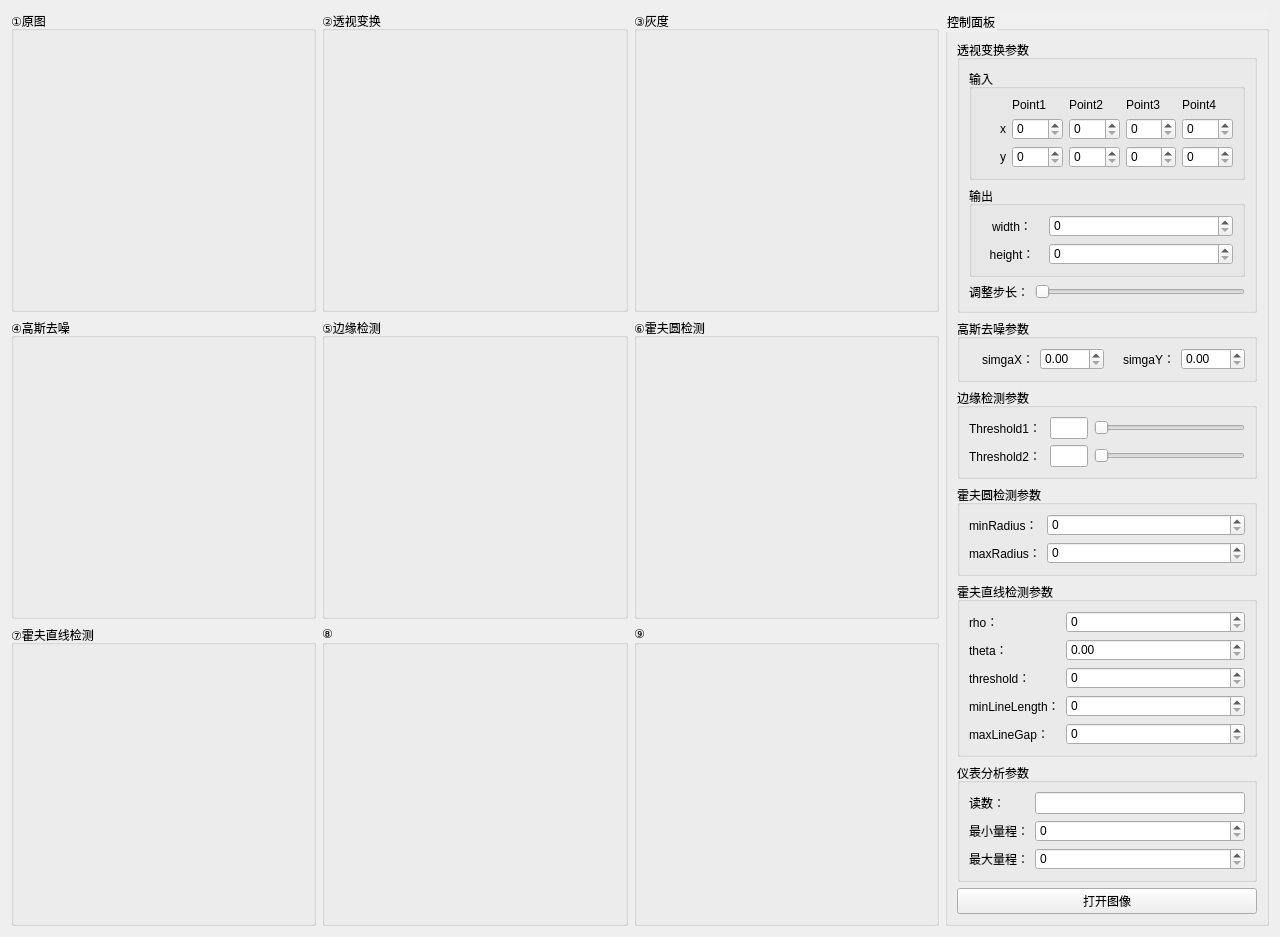
<?xml version="1.0" encoding="UTF-8"?>
<ui version="4.0">
 <class>Widget</class>
 <widget class="QWidget" name="Widget">
  <property name="geometry">
   <rect>
    <x>0</x>
    <y>0</y>
    <width>1280</width>
    <height>720</height>
   </rect>
  </property>
  <property name="windowTitle">
   <string>Widget</string>
  </property>
  <layout class="QGridLayout" name="gridLayout">
   <item row="0" column="0">
    <widget class="QGroupBox" name="groupBox_1">
     <property name="title">
      <string>①原图</string>
     </property>
     <layout class="QGridLayout" name="gridLayout_53">
      <item row="0" column="0">
       <widget class="PixelViewerWidget" name="pixelViewer_original" native="true"/>
      </item>
     </layout>
    </widget>
   </item>
   <item row="0" column="1">
    <widget class="QGroupBox" name="groupBox_2">
     <property name="title">
      <string>②透视变换</string>
     </property>
     <layout class="QGridLayout" name="gridLayout_64">
      <item row="0" column="0">
       <widget class="PixelViewerWidget" name="pixelViewer_PTtransform" native="true"/>
      </item>
     </layout>
    </widget>
   </item>
   <item row="0" column="2">
    <widget class="QGroupBox" name="groupBox_3">
     <property name="title">
      <string>③灰度</string>
     </property>
     <layout class="QGridLayout" name="gridLayout_49">
      <item row="0" column="0">
       <widget class="PixelViewerWidget" name="pixelViewer_gray" native="true"/>
      </item>
     </layout>
    </widget>
   </item>
   <item row="0" column="3" rowspan="3">
    <widget class="QGroupBox" name="groupBox_panel">
     <property name="styleSheet">
      <string notr="true">   QWidget#groupBox_panel {
background-color: rgba(240, 240, 240, 240);


}</string>
     </property>
     <property name="title">
      <string>控制面板</string>
     </property>
     <layout class="QGridLayout" name="gridLayout_56">
      <item row="2" column="0" colspan="2">
       <widget class="QGroupBox" name="groupBox_ParaEdge">
        <property name="title">
         <string>边缘检测参数</string>
        </property>
        <layout class="QGridLayout" name="gridLayout_58" columnstretch="2,1,4">
         <item row="1" column="0">
          <widget class="QLabel" name="label_45">
           <property name="text">
            <string>Threshold2：</string>
           </property>
          </widget>
         </item>
         <item row="1" column="1">
          <widget class="QLineEdit" name="led_Threshold2"/>
         </item>
         <item row="1" column="2">
          <widget class="QSlider" name="sld_Threshold2">
           <property name="orientation">
            <enum>Qt::Horizontal</enum>
           </property>
          </widget>
         </item>
         <item row="0" column="0">
          <widget class="QLabel" name="label_46">
           <property name="text">
            <string>Threshold1：</string>
           </property>
          </widget>
         </item>
         <item row="0" column="1">
          <widget class="QLineEdit" name="led_Threshold1"/>
         </item>
         <item row="0" column="2">
          <widget class="QSlider" name="sld_Threshold1">
           <property name="orientation">
            <enum>Qt::Horizontal</enum>
           </property>
          </widget>
         </item>
        </layout>
       </widget>
      </item>
      <item row="0" column="0" colspan="2">
       <widget class="QGroupBox" name="groupBox_ParaPT">
        <property name="title">
         <string>透视变换参数</string>
        </property>
        <layout class="QGridLayout" name="gridLayout_60">
         <item row="2" column="0">
          <widget class="QLabel" name="label_2">
           <property name="text">
            <string>调整步长：</string>
           </property>
          </widget>
         </item>
         <item row="2" column="1">
          <widget class="QSlider" name="sld_step">
           <property name="orientation">
            <enum>Qt::Horizontal</enum>
           </property>
          </widget>
         </item>
         <item row="1" column="0" colspan="2">
          <widget class="QGroupBox" name="groupBox_37">
           <property name="title">
            <string>输出</string>
           </property>
           <layout class="QGridLayout" name="gridLayout_62" columnstretch="1,3">
            <item row="0" column="0">
             <widget class="QLabel" name="label_55">
              <property name="text">
               <string>width：</string>
              </property>
              <property name="alignment">
               <set>Qt::AlignCenter</set>
              </property>
             </widget>
            </item>
            <item row="0" column="1">
             <widget class="QSpinBox" name="sb_outPutWidth"/>
            </item>
            <item row="1" column="0">
             <widget class="QLabel" name="label_56">
              <property name="text">
               <string>height：</string>
              </property>
              <property name="alignment">
               <set>Qt::AlignCenter</set>
              </property>
             </widget>
            </item>
            <item row="1" column="1">
             <widget class="QSpinBox" name="sb_outPutHeight"/>
            </item>
           </layout>
          </widget>
         </item>
         <item row="0" column="0" colspan="2">
          <widget class="QGroupBox" name="groupBox_36">
           <property name="title">
            <string>输入</string>
           </property>
           <layout class="QGridLayout" name="gridLayout_61" columnstretch="1,2,2,2,2">
            <item row="0" column="2">
             <widget class="QLabel" name="label_49">
              <property name="text">
               <string>Point2</string>
              </property>
             </widget>
            </item>
            <item row="0" column="3">
             <widget class="QLabel" name="label_50">
              <property name="text">
               <string>Point3</string>
              </property>
             </widget>
            </item>
            <item row="0" column="4">
             <widget class="QLabel" name="label_51">
              <property name="text">
               <string>Point4</string>
              </property>
             </widget>
            </item>
            <item row="1" column="0">
             <widget class="QLabel" name="label_52">
              <property name="text">
               <string>x</string>
              </property>
              <property name="alignment">
               <set>Qt::AlignRight|Qt::AlignTrailing|Qt::AlignVCenter</set>
              </property>
             </widget>
            </item>
            <item row="1" column="1">
             <widget class="QSpinBox" name="sb_Point1x"/>
            </item>
            <item row="1" column="2">
             <widget class="QSpinBox" name="sb_Point2x"/>
            </item>
            <item row="1" column="3">
             <widget class="QSpinBox" name="sb_Point3x"/>
            </item>
            <item row="1" column="4">
             <widget class="QSpinBox" name="sb_Point4x"/>
            </item>
            <item row="2" column="0">
             <widget class="QLabel" name="label_53">
              <property name="text">
               <string>y</string>
              </property>
              <property name="alignment">
               <set>Qt::AlignRight|Qt::AlignTrailing|Qt::AlignVCenter</set>
              </property>
             </widget>
            </item>
            <item row="2" column="1">
             <widget class="QSpinBox" name="sb_Point1y"/>
            </item>
            <item row="2" column="2">
             <widget class="QSpinBox" name="sb_Point2y"/>
            </item>
            <item row="2" column="3">
             <widget class="QSpinBox" name="sb_Point3y"/>
            </item>
            <item row="2" column="4">
             <widget class="QSpinBox" name="sb_Point4y"/>
            </item>
            <item row="0" column="1">
             <widget class="QLabel" name="label_54">
              <property name="text">
               <string>Point1</string>
              </property>
             </widget>
            </item>
           </layout>
          </widget>
         </item>
        </layout>
       </widget>
      </item>
      <item row="3" column="0" colspan="2">
       <widget class="QGroupBox" name="groupBox_ParaCricle">
        <property name="title">
         <string>霍夫圆检测参数</string>
        </property>
        <layout class="QGridLayout" name="gridLayout_59" rowstretch="0,0" columnstretch="1,5">
         <item row="0" column="0">
          <widget class="QLabel" name="label_47">
           <property name="text">
            <string>minRadius：</string>
           </property>
          </widget>
         </item>
         <item row="1" column="0">
          <widget class="QLabel" name="label_48">
           <property name="text">
            <string>maxRadius：</string>
           </property>
          </widget>
         </item>
         <item row="0" column="1">
          <widget class="QSpinBox" name="sb_minRadius"/>
         </item>
         <item row="1" column="1">
          <widget class="QSpinBox" name="sb_maxRadius"/>
         </item>
        </layout>
       </widget>
      </item>
      <item row="4" column="0" colspan="2">
       <widget class="QGroupBox" name="groupBox_ParaLine">
        <property name="title">
         <string>霍夫直线检测参数</string>
        </property>
        <layout class="QGridLayout" name="gridLayout_3" columnstretch="1,5">
         <item row="3" column="0">
          <widget class="QLabel" name="label_5">
           <property name="text">
            <string>minLineLength：</string>
           </property>
          </widget>
         </item>
         <item row="5" column="0">
          <widget class="QLabel" name="label_6">
           <property name="text">
            <string>maxLineGap：</string>
           </property>
          </widget>
         </item>
         <item row="0" column="0">
          <widget class="QLabel" name="label_7">
           <property name="text">
            <string>rho：</string>
           </property>
          </widget>
         </item>
         <item row="5" column="1">
          <widget class="QSpinBox" name="sb_maxLineGap"/>
         </item>
         <item row="3" column="1">
          <widget class="QSpinBox" name="sb_minLineLength"/>
         </item>
         <item row="1" column="1">
          <widget class="QDoubleSpinBox" name="dsb_theta"/>
         </item>
         <item row="1" column="0">
          <widget class="QLabel" name="label_8">
           <property name="text">
            <string>theta：</string>
           </property>
          </widget>
         </item>
         <item row="2" column="0">
          <widget class="QLabel" name="label_9">
           <property name="text">
            <string>threshold：</string>
           </property>
          </widget>
         </item>
         <item row="2" column="1">
          <widget class="QSpinBox" name="sb_threshold"/>
         </item>
         <item row="0" column="1">
          <widget class="QSpinBox" name="sb_rho"/>
         </item>
        </layout>
       </widget>
      </item>
      <item row="6" column="0" colspan="2">
       <widget class="QGroupBox" name="groupBox_ParaAnsys">
        <property name="title">
         <string>仪表分析参数</string>
        </property>
        <layout class="QGridLayout" name="gridLayout_2">
         <item row="2" column="0">
          <widget class="QLabel" name="label_4">
           <property name="text">
            <string>最大量程：</string>
           </property>
          </widget>
         </item>
         <item row="2" column="1">
          <widget class="QSpinBox" name="sb_maxValue"/>
         </item>
         <item row="1" column="0">
          <widget class="QLabel" name="label_3">
           <property name="text">
            <string>最小量程：</string>
           </property>
          </widget>
         </item>
         <item row="1" column="1">
          <widget class="QSpinBox" name="sb_minValue"/>
         </item>
         <item row="0" column="0">
          <widget class="QLabel" name="label">
           <property name="text">
            <string>读数：</string>
           </property>
          </widget>
         </item>
         <item row="0" column="1">
          <widget class="QLineEdit" name="led_Display"/>
         </item>
        </layout>
       </widget>
      </item>
      <item row="1" column="0" colspan="2">
       <widget class="QGroupBox" name="groupBox_ParaGauss">
        <property name="title">
         <string>高斯去噪参数</string>
        </property>
        <layout class="QGridLayout" name="gridLayout_57">
         <item row="0" column="0">
          <widget class="QLabel" name="label_43">
           <property name="text">
            <string>simgaX：</string>
           </property>
           <property name="alignment">
            <set>Qt::AlignRight|Qt::AlignTrailing|Qt::AlignVCenter</set>
           </property>
          </widget>
         </item>
         <item row="0" column="1">
          <widget class="QDoubleSpinBox" name="dsb_simgaX"/>
         </item>
         <item row="0" column="3">
          <widget class="QDoubleSpinBox" name="dsb_simgaY"/>
         </item>
         <item row="0" column="2">
          <widget class="QLabel" name="label_44">
           <property name="text">
            <string>simgaY：</string>
           </property>
           <property name="alignment">
            <set>Qt::AlignRight|Qt::AlignTrailing|Qt::AlignVCenter</set>
           </property>
          </widget>
         </item>
        </layout>
       </widget>
      </item>
      <item row="7" column="0" colspan="2">
       <widget class="QPushButton" name="btn_openPic">
        <property name="text">
         <string>打开图像</string>
        </property>
       </widget>
      </item>
     </layout>
    </widget>
   </item>
   <item row="1" column="0">
    <widget class="QGroupBox" name="groupBox_4">
     <property name="title">
      <string>④高斯去噪</string>
     </property>
     <layout class="QGridLayout" name="gridLayout_51">
      <item row="0" column="0">
       <widget class="PixelViewerWidget" name="pixelViewer_Gauss" native="true"/>
      </item>
     </layout>
    </widget>
   </item>
   <item row="1" column="1">
    <widget class="QGroupBox" name="groupBox_5">
     <property name="title">
      <string>⑤边缘检测</string>
     </property>
     <layout class="QGridLayout" name="gridLayout_50">
      <item row="0" column="0" colspan="2">
       <widget class="PixelViewerWidget" name="pixelViewer_edge" native="true"/>
      </item>
     </layout>
    </widget>
   </item>
   <item row="1" column="2">
    <widget class="QGroupBox" name="groupBox_6">
     <property name="title">
      <string>⑥霍夫圆检测</string>
     </property>
     <layout class="QGridLayout" name="gridLayout_52">
      <item row="0" column="0" colspan="2">
       <widget class="PixelViewerWidget" name="pixelViewer_cricle" native="true"/>
      </item>
     </layout>
    </widget>
   </item>
   <item row="2" column="0">
    <widget class="QGroupBox" name="groupBox_7">
     <property name="title">
      <string>⑦霍夫直线检测</string>
     </property>
     <layout class="QGridLayout" name="gridLayout_54">
      <item row="0" column="0" colspan="2">
       <widget class="PixelViewerWidget" name="pixelViewer_line" native="true"/>
      </item>
     </layout>
    </widget>
   </item>
   <item row="2" column="1">
    <widget class="QGroupBox" name="groupBox_8">
     <property name="title">
      <string>⑧</string>
     </property>
     <layout class="QGridLayout" name="gridLayout_63">
      <item row="0" column="0" colspan="2">
       <widget class="PixelViewerWidget" name="pixelViewer_2" native="true"/>
      </item>
     </layout>
    </widget>
   </item>
   <item row="2" column="2">
    <widget class="QGroupBox" name="groupBox_9">
     <property name="title">
      <string>⑨</string>
     </property>
     <layout class="QGridLayout" name="gridLayout_55">
      <item row="0" column="0" colspan="2">
       <widget class="PixelViewerWidget" name="pixelViewer_3" native="true"/>
      </item>
     </layout>
    </widget>
   </item>
  </layout>
 </widget>
 <customwidgets>
  <customwidget>
   <class>PixelViewerWidget</class>
   <extends>QWidget</extends>
   <header>pixelviewerwidget.h</header>
   <container>1</container>
  </customwidget>
 </customwidgets>
 <resources/>
 <connections/>
</ui>
